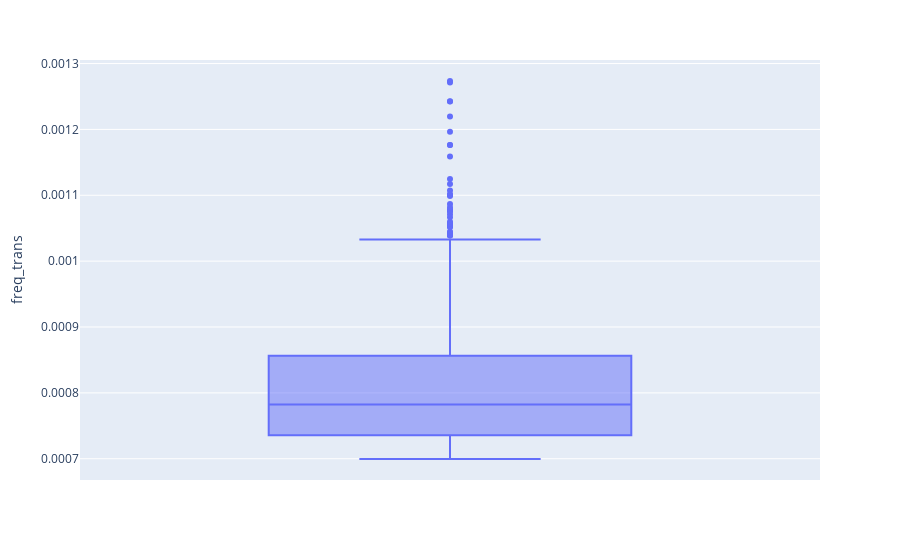
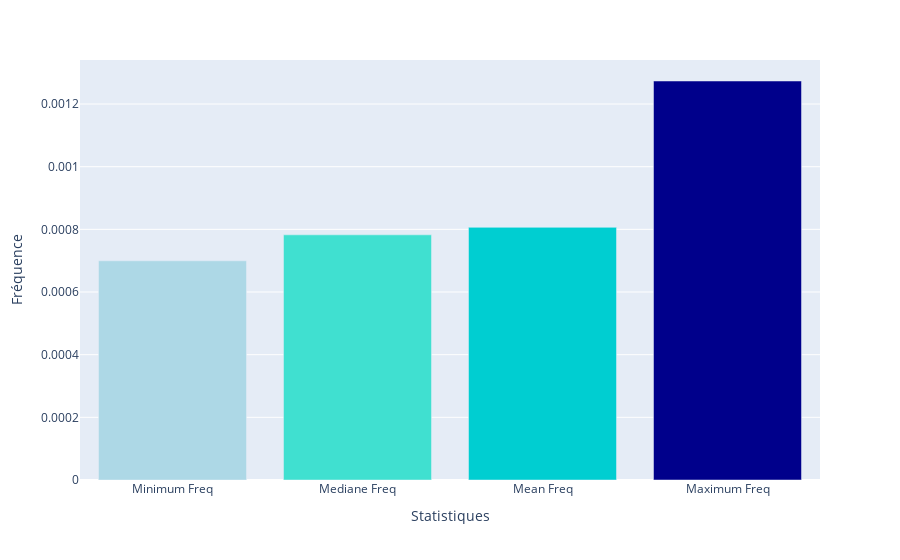

Notebook source saved alongside these figures, in order:
### Markdown cell above
La boite à moustache ci dessus confirme notre remarque conernant la distribution des fréquences. Face à ce problème et pour rendre les données répresentbles visualement on utilise une transformation adéquat. Il s'agit d'appliquer la racine dixième de la variable freq. Cela permet de diminuer l'écart entre les grandes et les petites valeurs. De plus, pour maintenir la notion de "frequence" qui varie entre 0 et 1 on divise les frequences transformées sur leurs somme totale.

### Code cell
Freq['freq_trans'] =  Freq['freq'] ** (1/10)
Freq['freq_trans'] =  Freq['freq_trans']/Freq['freq_trans'].sum()
fig = px.box(Freq, y='freq_trans')
fig.show()
col_trans = 'freq_trans'
dic_trans = analyse(Freq,col_trans)
fig = px.bar(x= list(dic_trans.keys()), y = list(dic_trans.values()), 
            color=['lightblue','turquoise','darkturquoise','darkblue'],
            color_discrete_map="identity")
fig.update_layout(
    xaxis_title="Statistiques",
    yaxis_title="Fréquence")
fig.show()

### Figure 1 — Plotly figure (JSON) as saved in the notebook; plotly's stock layout.template omitted (floating-point values rounded to 4 significant figures; data arrays with more than 128 entries replaced by an {"elided": "..."} marker saying what was removed)
{"data": [{"alignmentgroup": "True", "hovertemplate": "freq_trans=%{y}<extra></extra>", "legendgroup": "", "marker": {"color": "#636efa"}, "name": "", "notched": false, "offsetgroup": "", "orientation": "v", "showlegend": false, "type": "box", "x0": " ", "xaxis": "x", "y": {"elided": "1240 float values"}, "y0": " ", "yaxis": "y"}], "layout": {"boxmode": "group", "legend": {"tracegroupgap": 0}, "margin": {"t": 60}, "xaxis": {"anchor": "y", "domain": [0, 1]}, "yaxis": {"anchor": "x", "domain": [0, 1], "title": {"text": "freq_trans"}}}}

### Figure 2 — Plotly figure (JSON) as saved in the notebook; plotly's stock layout.template omitted (floating-point values rounded to 4 significant figures)
{"data": [{"alignmentgroup": "True", "hovertemplate": "x=%{x}<br>y=%{y}<extra></extra>", "legendgroup": "", "marker": {"color": "lightblue", "pattern": {"shape": ""}}, "name": "", "offsetgroup": "", "orientation": "v", "showlegend": false, "textposition": "auto", "type": "bar", "x": ["Minimum Freq"], "xaxis": "x", "y": [0.0006996], "yaxis": "y"}, {"alignmentgroup": "True", "hovertemplate": "x=%{x}<br>y=%{y}<extra></extra>", "legendgroup": "", "marker": {"color": "turquoise", "pattern": {"shape": ""}}, "name": "", "offsetgroup": "", "orientation": "v", "showlegend": false, "textposition": "auto", "type": "bar", "x": ["Mediane Freq"], "xaxis": "x", "y": [0.0007825], "yaxis": "y"}, {"alignmentgroup": "True", "hovertemplate": "x=%{x}<br>y=%{y}<extra></extra>", "legendgroup": "", "marker": {"color": "darkturquoise", "pattern": {"shape": ""}}, "name": "", "offsetgroup": "", "orientation": "v", "showlegend": false, "textposition": "auto", "type": "bar", "x": ["Mean Freq"], "xaxis": "x", "y": [0.0008065], "yaxis": "y"}, {"alignmentgroup": "True", "hovertemplate": "x=%{x}<br>y=%{y}<extra></extra>", "legendgroup": "", "marker": {"color": "darkblue", "pattern": {"shape": ""}}, "name": "", "offsetgroup": "", "orientation": "v", "showlegend": false, "textposition": "auto", "type": "bar", "x": ["Maximum Freq"], "xaxis": "x", "y": [0.001273], "yaxis": "y"}], "layout": {"barmode": "relative", "legend": {"tracegroupgap": 0}, "margin": {"t": 60}, "xaxis": {"anchor": "y", "domain": [0, 1], "title": {"text": "Statistiques"}}, "yaxis": {"anchor": "x", "domain": [0, 1], "title": {"text": "Fréquence"}}}}
